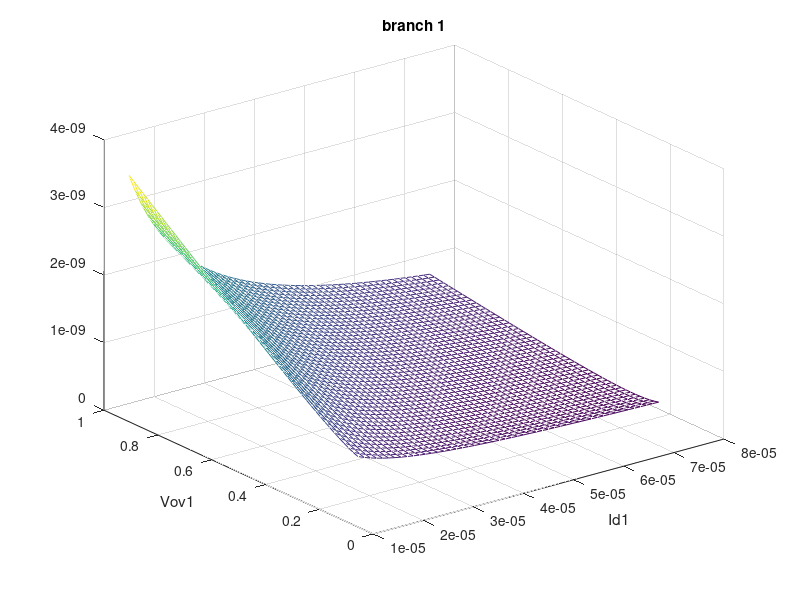
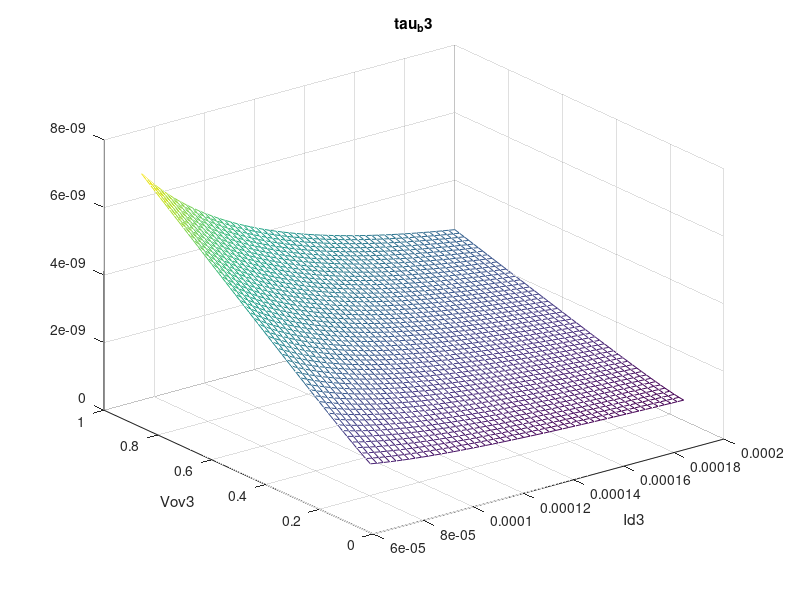

The MATLAB script that drew these images, in order:
%% Project design script
clc; clear;
%%%%%%%%%%%%%%%%%%%%%%%% Specifications %%%%%%%%%%%%%%%%%%%%%%%%%%%%%%%%%%

Vdd = 2.5; % in volts
Vss = -2.5; % in Volts
Rout = 5e3; % in ohms (really 1/2 Rout)
Cin = 100e-15; % in fF
f3dB_target = 90e6; %in Hz
P_totl = 2.8e-3; %in Watts
IDtot = P_totl / (Vdd - Vss);
Tau_total = 1/(2*pi) * 1/f3dB_target; % in seconds
Cout = 1000e-15; %F really this is 2*Cout which is required for 1/2 circuit
Rm = 20e3; % 20k transresistance small signal

%%%%%%%%%%%%%%%%%%%% Technology Parameters %%%%%%%%%%%%%%%%%%%%%%%%%%%%%%%%
Lmin = 1e-6;    % m
Cox = 2.3e-3;   % F/m^2
kp_n = 50e-6;   % A/V^2
kp_p = 25e-6;   % A/V^2

mu_n = kp_n / Cox;
mu_p = kp_p / Cox;
%%%%%%%%%%%%%%%%%%%% Simplifying assumptions %%%%%%%%%%%%%%%%%%%%%%%%%%%%%%
Csb_Cgs = 0.33;
Cdb_Cgs = 0.33;
Cgd_Cgs = 0.25;

%%%%%%%%%%%%%%%%%%%% Design Choices %%%%%%%%%%%%%%%%%%%%%%%%%%%%%%%%%%%%%%%
L1 = 1e-6;
L2 = 1e-6;
L3 = 1e-6;
LL1 = 1e-6;
LL2 = 1e-6;

%%%%%%%%%%%%%% Optimization Parameters %%%%%%%%%%%%%%%%%%%%%%%%%%%%%%%%
Vov1 = .3;
Vov2 = .3;
Vov3 = .3;
Id1 = 75E-6;
Id3 = 400E-6;
Av2 = 10;

%%%%%%%%%%%%%%%%%%%%%%%%% Dependent Params %%%%%%%%%%%%%%%%%%%%%%%%%%%%%%


% branch 1
Vov1 = linspace(.15, 1, 50);
Id1 = linspace(15E-6, 75E-6, 50);
[Id1_mesh Vov1_mesh] = meshgrid(Id1, Vov1);
tau_b1 = Cin * Vov1_mesh ./ (2*Id1_mesh) + 1.33 * 2/3 * L1^2 ./ (mu_n * Vov1_mesh); 

figure(1); mesh(Id1_mesh, Vov1_mesh, tau_b1); xlabel('Id1'); ylabel('Vov1'); title('branch 1');
[x y] = min(Id1_mesh);
[w z] = min(x);
Id1_min_idx = y(z);
Vov1_min_idx = z;
Id1 = Id1(Id1_min_idx)
Vov1 = Vov1(Vov1_min_idx)
tau_b1 = tau_b1(Id1_min_idx, Vov1_min_idx)
VovL1 = 2 * Id1 * Rm / (0.8 * Av2)
W1 = 2 * Id1 * L1 ./ (kp_n * Vov1.^2)
WL1 = 2 * Id1 * LL1 / (kp_p * VovL1^2)


% branch 3
Vov3 = linspace(.15, 1, 50);
Id3 = linspace(75E-6, 200E-6, 50);
[Id3_mesh Vov3_mesh] = meshgrid(Id3, Vov3);
tau_b3 = 1.33/ 1.2 * 2/3 * L3^2 ./ (mu_n * Vov3_mesh) + Vov3_mesh ./ (2 * Id3_mesh) * Cout; % neglecting Csb3

figure(2); mesh(Id3_mesh, Vov3_mesh, tau_b3); xlabel('Id3'); ylabel('Vov3'); title('tau_b3');
[x y] = min(Id3_mesh);
[w z] = min(x);
Id3_min_idx = y(z);
Vov3_min_idx = z;
Id3 = Id3(Id3_min_idx)
Vov3 = Vov3(Vov3_min_idx)
tau_b3 = tau_b3(Id3_min_idx, Vov3_min_idx);
W3 = 2 * Id3 * L2 / (kp_n * Vov3^2);

gm3 = 2 * Id3 / Vov3;
Cgs3 = 2 * L3^2 * gm3 / (3 *mu_n *Vov3);

% branch 2
tau_b2 = Tau_total - tau_b1 - tau_b3;
Vov2 = .3; % arbitrarly
Id2 = IDtot - Id1 - Id3;
VovL2 = Vov2 * Av2;
W2 = 2 * Id2 * L2 / (kp_n * Vov2^2)
Cgs2 = 2 / 3 * W2 * L2 * Cox;
WL2 = 2 * Id2 * L2 / (kp_p * VovL2^2)

